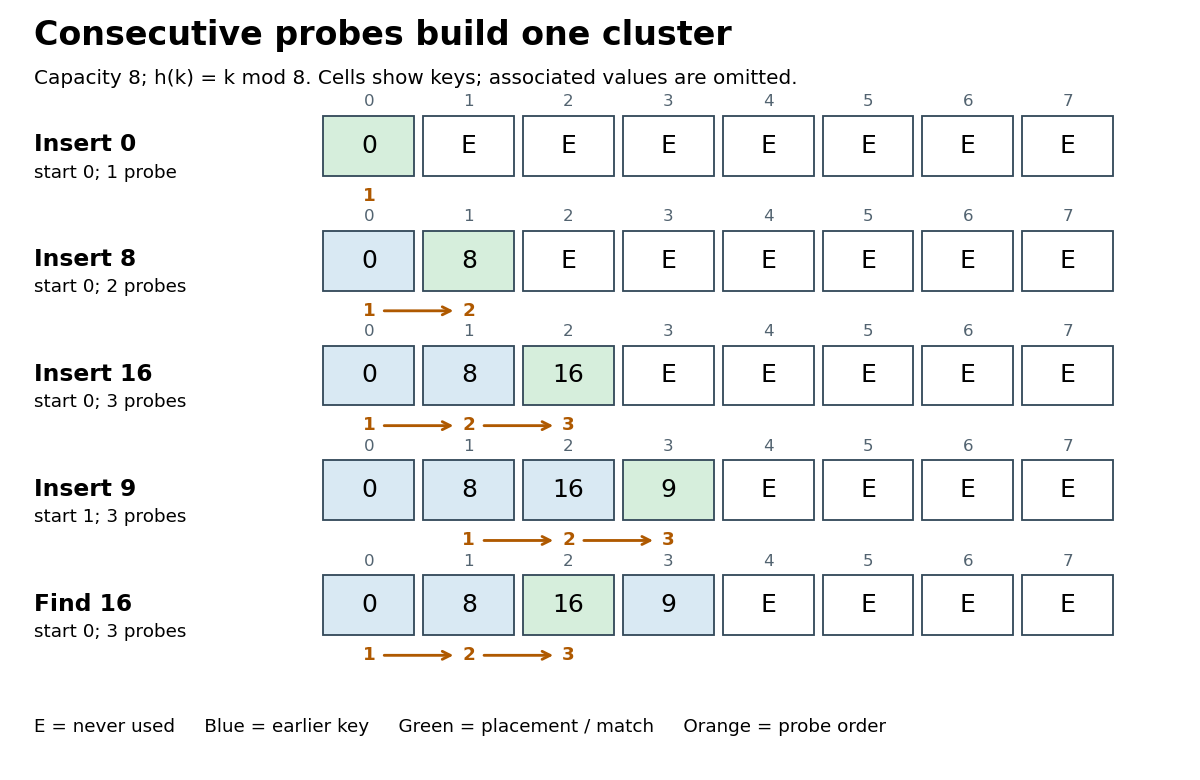

The Python source for this figure:
"""Draw original capacity-eight linear-probing insertions. Python 3.14; matplotlib 3.10.7."""

from pathlib import Path

import matplotlib.pyplot as plt
from matplotlib.patches import Rectangle


def main():
    plt.rcParams.update({"font.family": "DejaVu Sans", "font.size": 12})
    fig, ax = plt.subplots(figsize=(10, 6.5), dpi=120)
    fig.patch.set_facecolor("white")
    ax.set_facecolor("white")
    ax.set_xlim(0, 11.6)
    ax.set_ylim(-0.55, 7.25)
    ax.axis("off")
    ax.text(0.1, 6.86, "Consecutive probes build one cluster", fontsize=20, weight="bold")
    ax.text(0.1, 6.46, "Capacity 8; h(k) = k mod 8. Cells show keys; associated values are omitted.", fontsize=12)
    rows = [
        ("Insert 0", [0, None, None, None, None, None, None, None], [0], 0),
        ("Insert 8", [0, 8, None, None, None, None, None, None], [0, 1], 1),
        ("Insert 16", [0, 8, 16, None, None, None, None, None], [0, 1, 2], 2),
        ("Insert 9", [0, 8, 16, 9, None, None, None, None], [1, 2, 3], 3),
        ("Find 16", [0, 8, 16, 9, None, None, None, None], [0, 1, 2], 2),
    ]
    for row, (label, keys, probes, stop) in enumerate(rows):
        y = 5.51 - row * 1.19
        ax.text(0.1, y + 0.32, label, fontsize=14, weight="bold", va="center")
        ax.text(0.1, y - 0.02, f"start {probes[0]}; {len(probes)} probe" + ("s" if len(probes) != 1 else ""), fontsize=11)
        for index, key in enumerate(keys):
            x = 3.0 + index
            color = "#d9e9f3" if key is not None else "white"
            if index == stop:
                color = "#d6eedc"
            ax.add_patch(Rectangle((x, y), 0.91, 0.62, facecolor=color,
                                   edgecolor="#344a5a", linewidth=1.1))
            ax.text(x + 0.455, y + 0.31, str(key) if key is not None else "E", ha="center", va="center", fontsize=15)
            ax.text(x + 0.455, y + 0.72, str(index), ha="center", fontsize=10, color="#526370")
        for number, index in enumerate(probes, start=1):
            center = 3.455 + index
            ax.text(center, y - 0.26, str(number), color="#af5900", ha="center", fontsize=11, weight="bold")
        for previous, current in zip(probes, probes[1:]):
            ax.annotate("", xy=(3.455 + current - 0.12, y - 0.21),
                        xytext=(3.455 + previous + 0.12, y - 0.21),
                        arrowprops={"arrowstyle": "->", "color": "#af5900", "lw": 1.7})
    ax.text(0.1, -0.25, "E = never used     Blue = earlier key     Green = placement / match     Orange = probe order", fontsize=11)
    fig.subplots_adjust(left=0.02, right=0.985, bottom=0.025, top=0.99)
    fig.savefig(Path(__file__).stem + ".png", facecolor="white", transparent=False)
    plt.close(fig)


if __name__ == "__main__":
    main()
